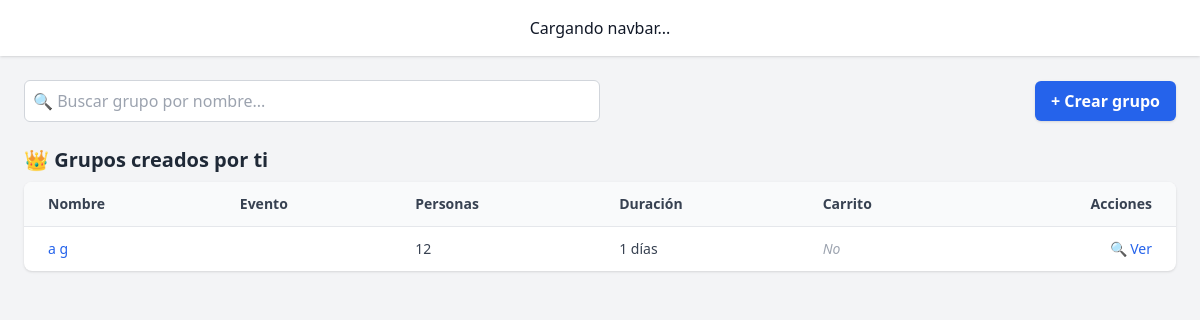
The page /group/list/ (signed in) on the database as committed earlier.
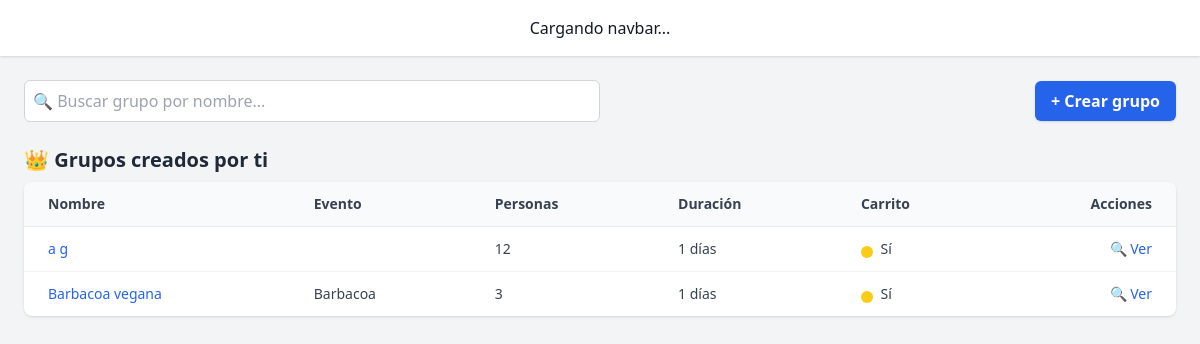
The same page on the database as committed later.
### core/models/group.py (models this page shows, shortened)
class Group(models.Model):
    name = models.CharField(max_length=100)
    creator = models.ForeignKey(UserAccount, on_delete=models.CASCADE, related_name='owned_groups')
    members = models.ManyToManyField(UserAccount, related_name='groups_in')
    people_count = models.IntegerField()
    duration_days = models.IntegerField()
    preferences = models.TextField(blank=True)
    restrictions = models.TextField(blank=True)
    created_at = models.DateTimeField(auto_now_add=True)
    event_type = models.ForeignKey(EventType, on_delete=models.SET_NULL, null=True, blank=True)
    high_consume = models.BooleanField(default=False)
    invite_code = models.CharField(max_length=10, unique=True, blank=True)

### core/models/event_type.py (models this page shows, shortened)
class EventType(models.Model):
    name = models.CharField(max_length=100, unique=True)
    alcoholic = models.BooleanField(default=False)
    beer_friendly = models.BooleanField(default=False)
    description = models.TextField(blank=True)

### core/views.py (the view)
# urls.py: path('group/list/', group_list_view),
def group_list_view(request):
    if request.user.is_staff:
        all_groups = Group.objects.all()
    else:
        all_groups = Group.objects.filter(members=request.user)
    creador_groups = all_groups.filter(creator=request.user)
    miembro_groups = all_groups.exclude(creator=request.user)
    grupos_con_carrito = set()
    for group in all_groups:
        if group.carts.filter(active=True).exists():
            grupos_con_carrito.add(group.pk)
    return render(request, "core/group_list.html", {
        "creador_groups": creador_groups,
        "miembro_groups": miembro_groups,
        "grupos_con_carrito": grupos_con_carrito
    })

### core/templates/core/group_list.html (shortened to what this page needs)
{% extends "base.html" %}
{% block content %}
<div class="flex flex-col md:flex-row justify-between items-center mb-6 gap-4">
  <form method="get" class="w-full md:w-1/2">
    <input
      type="text"
      name="search"
      placeholder="🔍 Buscar grupo por nombre..."
      value="{{ request.GET.search }}"
      class="w-full p-2 border border-gray-300 rounded-md focus:outline-none focus:ring-2 focus:ring-blue-500"
    >
  </form>
  <a href="/group/create/" class="bg-blue-600 hover:bg-blue-700 text-white font-semibold px-4 py-2 rounded-md shadow">
    + Crear grupo
  </a>
</div>
{% if creador_groups %}
  <h2 class="text-xl font-bold text-gray-800 mb-2">👑 Grupos creados por ti</h2>
  <div class="overflow-x-auto bg-white shadow rounded-lg mb-8">
    <table class="min-w-full divide-y divide-gray-200 text-sm">
      <thead class="bg-gray-50 text-gray-700 font-semibold">
        <tr>
          <th class="px-6 py-3 text-left">Nombre</th>
          <th class="px-6 py-3 text-left">Evento</th>
          <th class="px-6 py-3 text-left">Personas</th>
          <th class="px-6 py-3 text-left">Duración</th>
          <th class="px-6 py-3 text-left">Carrito</th>
          <th class="px-6 py-3 text-right">Acciones</th>
        </tr>
      </thead>
      <tbody class="divide-y divide-gray-100">
        {% for item in creador_groups %}
          <tr class="hover:bg-gray-50 transition">
            <td class="px-6 py-3 font-medium text-blue-600 hover:underline">
              <a href="{% url 'group_detail' item.pk %}">{{ item.name }}</a>
            </td>
            <td class="px-6 py-3 text-gray-700">{{ item.event_type.name }}</td>
            <td class="px-6 py-3 text-gray-700">{{ item.people_count }}</td>
            <td class="px-6 py-3 text-gray-700">{{ item.duration_days }} días</td>
            <td class="px-6 py-3 text-gray-700">
              {% if item.pk in grupos_con_carrito %}
                <span class="inline-block h-3 w-3 rounded-full bg-yellow-400 animate-ping relative top-1 mr-1"></span> Sí
              {% else %}
                <span class="text-gray-400 italic">No</span>
              {% endif %}
            </td>
            <td class="px-6 py-3 text-right">
              <a href="{% url 'group_detail' item.pk %}" class="text-blue-600 hover:underline">🔍 Ver</a>
            </td>
          </tr>
        {% endfor %}
      </tbody>
    </table>
  </div>
{% endif %}
{% endblock %}

Rows that differ between the two databases and show on the page:
computed for Group (number 1 of 2 on the later page): text "No" → "Sí"
added Group: name "Barbacoa vegana", event_type.name "Barbacoa", people_count "3", duration_days "1", shows "Sí"
